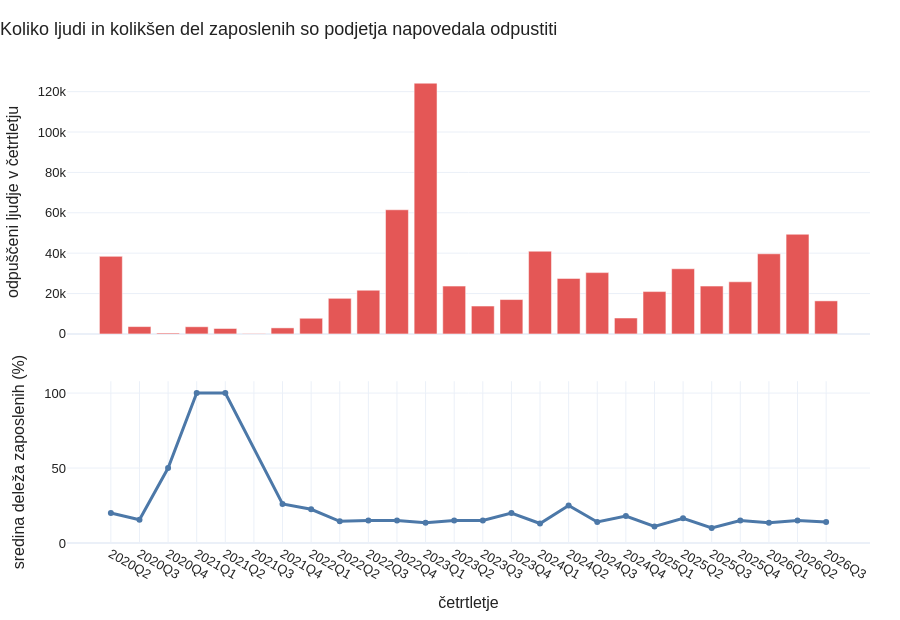

The notebook cell saved with this chart:
### Code cell
if "1_ljudje" in figs:
    show("1_ljudje")

### Figure 1 — Plotly figure (JSON) as saved in the notebook; plotly's stock layout.template omitted (floating-point values rounded to 4 significant figures)
{"data": [{"customdata": [["225", "297", "Uber: 3.700<br>Uber: 3.000<br>Groupon: 2.800"], ["20", "36", "Salesforce: 1.000<br>LinkedIn: 960<br>Big Fish Games: 250"], ["9", "18", "Bridge Connector: 154<br>Remedy: 82<br>Pulse Secure: 78"], ["8", "14", "Instacart: 1.877<br>Shutterfly: 800<br>Dropbox: 315"], ["4", "5", "Katerra: 2.434<br>New Relic: 160<br>Lambda School: 65"], ["4", "7", "Zymergen: 120<br>Treehouse: 41<br>Flockjay: 37"], ["4", "6", "Zillow: 2.000<br>Better.com: 900<br>BitTitan: 70"], ["15", "21", "Better.com: 3.000<br>Peloton: 2.800<br>Gopuff: 450"], ["128", "174", "Carvana: 2.500<br>Coinbase: 1.100<br>OneTrust: 950"], ["151", "256", "Gopuff: 1.500<br>Snap: 1.280<br>Invitae: 1.000"], ["174", "280", "Meta: 11.000<br>Amazon: 10.000<br>Cisco: 4.100"], ["227", "360", "Google: 12.000<br>Meta: 10.000<br>Microsoft: 10.000"], ["124", "195", "Cerner: 3.000<br>Sabre: 1.100<br>Lyft: 1.072"], ["89", "158", "Amdocs: 2.000<br>Microsoft: 1.000<br>Epic Games: 870"], ["71", "147", "VMware: 2.837<br>Qualcomm: 1.258<br>Cruise: 900"], ["104", "171", "Dell: 6.000<br>Cisco: 4.250<br>Xerox: 3.000"], ["59", "99", "Tesla: 14.000<br>Revel: 1.000<br>Microsoft: 1.000"], ["45", "78", "Intel: 15.000<br>Cisco: 5.600<br>UKG: 2.200"], ["40", "77", "AMD: 1.000<br>Freshworks: 660<br>Dropbox: 527"], ["49", "69", "Meta: 3.600<br>Hewlett Packard Enterprise: 2.500<br>HP: 2.000"], ["24", "39", "Intel: 22.000<br>Microsoft: 6.000<br>NetApp: 700"], ["36", "51", "Microsoft: 9.000<br>Intel: 5.000<br>Salesforce: 4.000"], ["32", "46", "Amazon: 14.000<br>HP: 4.000<br>Synopsys: 2.000"], ["35", "52", "Amazon: 16.000<br>Dell: 11.000<br>Block: 4.000"], ["47", "77", "Oracle: 21.000<br>Meta: 8.000<br>Cisco: 4.000"], ["42", "69", "Microsoft: 4.800<br>Uber: 3.300<br>Amazon: 1.110"]], "hovertemplate": "%{x}: %{y:,.0f} ljudi<br>število znano pri %{customdata[0]} od %{customdata[1]} napovedi<br>največje:<br>%{customdata[2]}<extra></extra>", "marker": {"color": "#E45756"}, "showlegend": false, "type": "bar", "x": ["2020Q2", "2020Q3", "2020Q4", "2021Q1", "2021Q2", "2021Q3", "2021Q4", "2022Q1", "2022Q2", "2022Q3", "2022Q4", "2023Q1", "2023Q2", "2023Q3", "2023Q4", "2024Q1", "2024Q2", "2024Q3", "2024Q4", "2025Q1", "2025Q2", "2025Q3", "2025Q4", "2026Q1", "2026Q2", "2026Q3"], "xaxis": "x", "y": [38420.0, 3635.0, 474.0, 3555.0, 2695.0, 228.0, 2992.0, 7762.0, 17640.0, 21650.0, 61500.0, 124200.0, 23690.0, 13820.0, 17030.0, 40970.0, 27500.0, 30370.0, 7880.0, 20970.0, 32270.0, 23700.0, 25820.0, 39690.0, 49370.0, 16370.0], "yaxis": "y"}, {"customdata": [207, 16, 8, 5, 3, 4, 16, 116, 167, 204, 228, 132, 83, 86, 105, 62, 47, 49, 32, 24, 21, 23, 24, 47, 36], "hovertemplate": "%{x}: sredina %{y:.0f} % zaposlenih<br>delež znan pri %{customdata} napovedih<extra></extra>", "line": {"color": "#4C78A8", "width": 3}, "mode": "lines+markers", "showlegend": false, "type": "scatter", "x": ["2020Q2", "2020Q3", "2020Q4", "2021Q1", "2021Q2", "2021Q4", "2022Q1", "2022Q2", "2022Q3", "2022Q4", "2023Q1", "2023Q2", "2023Q3", "2023Q4", "2024Q1", "2024Q2", "2024Q3", "2024Q4", "2025Q1", "2025Q2", "2025Q3", "2025Q4", "2026Q1", "2026Q2", "2026Q3"], "xaxis": "x2", "y": [20.0, 15.5, 50.0, 100.0, 100.0, 26.0, 22.5, 14.5, 15.0, 15.0, 13.5, 15.0, 15.0, 20.0, 13.0, 25.0, 14.0, 18.0, 11.0, 16.5, 10.0, 15.0, 13.5, 15.0, 14.0], "yaxis": "y2"}], "layout": {"colorway": ["#4C78A8", "#F58518", "#E45756", "#72B7B2", "#54A24B", "#EECA3B", "#B279A2", "#FF9DA6", "#9D755D", "#BAB0AC"], "font": {"color": "#222222", "family": "Arial, Helvetica, sans-serif", "size": 13}, "height": 620, "hoverlabel": {"namelength": -1}, "legend": {"orientation": "h", "x": 0, "y": -0.15, "yanchor": "top"}, "margin": {"b": 60, "l": 60, "r": 30, "t": 70}, "separators": ",.", "title": {"text": "Koliko ljudi in kolikšen del zaposlenih so podjetja napovedala odpustiti", "x": 0, "xanchor": "left"}, "xaxis": {"anchor": "y", "domain": [0, 1], "matches": "x2", "showticklabels": false}, "xaxis2": {"anchor": "y2", "domain": [0, 1], "title": {"text": "četrtletje"}}, "yaxis": {"anchor": "x", "domain": [0.442, 1], "title": {"text": "odpuščeni ljudje v četrtletju"}}, "yaxis2": {"anchor": "x2", "domain": [0, 0.342], "rangemode": "tozero", "title": {"text": "sredina deleža zaposlenih (%)"}}}}
